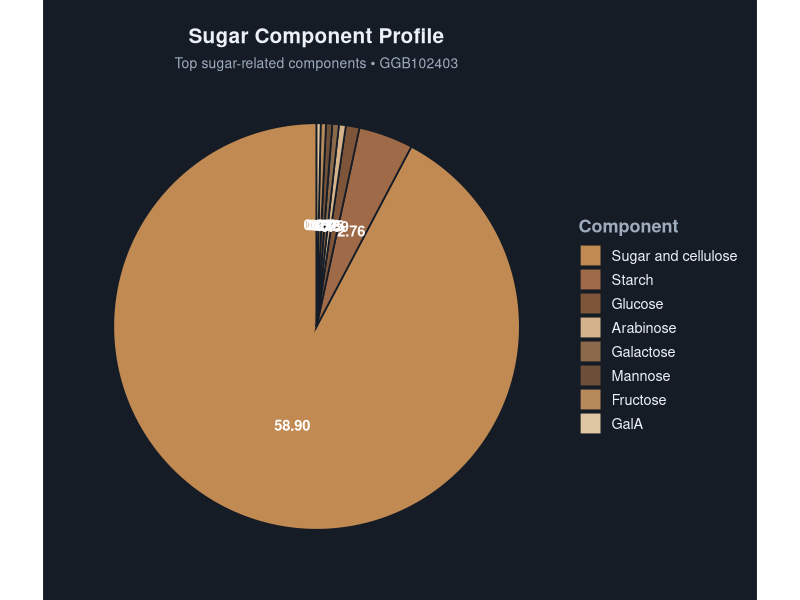
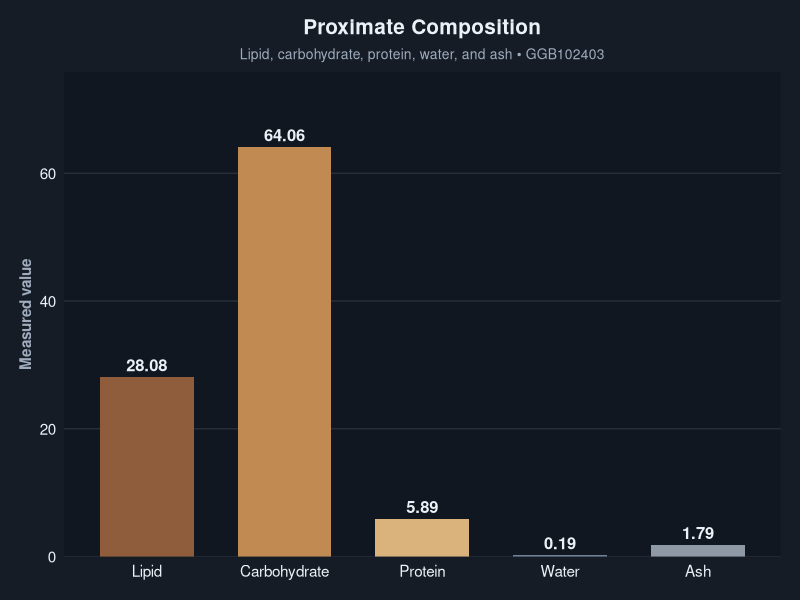
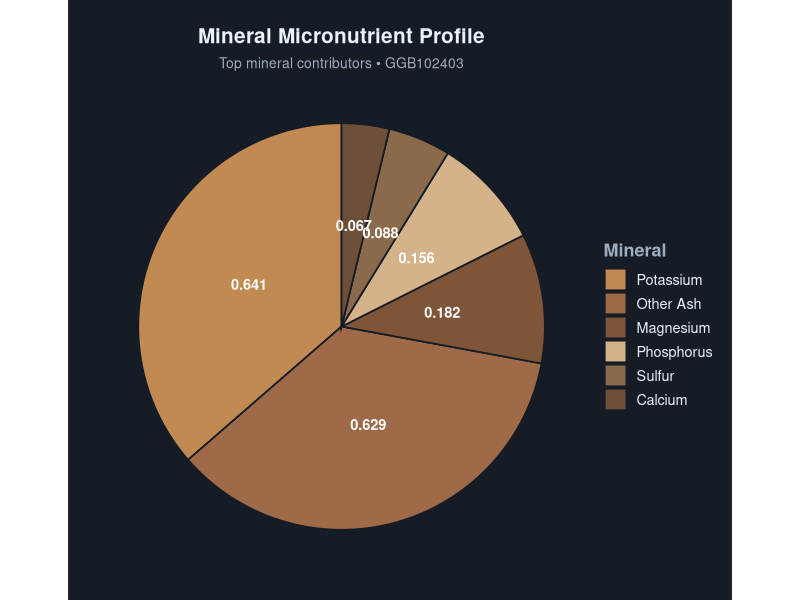

The R source for these figures, in order:
# =========================================================
# Chocolate Metabolomics Report Figures
# Sample selected: sample_id ending in 403
# Output:
#   plots/sugars_chart.png
#   plots/macronutrient_bar_chart.png
#   plots/micronutrient_chart.png
# =========================================================

# install.packages(c("ggplot2", "dplyr", "scales"))
library(ggplot2)
library(dplyr)
library(scales)

# -----------------------------
# 1) Load data
# -----------------------------
df <- read.delim(
  "chocolate_metabolomics.tsv",
  sep = "\t",
  check.names = FALSE,
  stringsAsFactors = FALSE
)

# Convert all numeric columns except sample_id
for (nm in names(df)) {
  if (nm != "sample_id") {
    df[[nm]] <- suppressWarnings(as.numeric(df[[nm]]))
  }
}

# -----------------------------
# 2) Select chocolate sample
# -----------------------------
chocolate <- df %>%
  filter(grepl("403$", sample_id))

if (nrow(chocolate) == 0) {
  stop("No sample_id ending in 403 was found.")
}
if (nrow(chocolate) > 1) {
  stop("More than one sample_id ends in 403. Please check the file.")
}

sample_id <- chocolate$sample_id[1]

dir.create("plots", showWarnings = FALSE)

# -----------------------------
# 3) Styling
# -----------------------------
bg_card  <- "#151c26"
panel_bg <- "#101720"
text_col <- "#ecf1f7"
muted    <- "#9eacbd"
accent   <- "#d9b27c"
grid_col <- "#2a3340"

pie_palette <- c(
  "#c08a52", "#9f6a47", "#7f5539", "#d5b38a",
  "#8a6a4a", "#6e4f38", "#b78a5b", "#e0c7a3"
)

macro_palette <- c(
  "Lipid" = "#8f5d3b",
  "Carbohydrate" = "#c08a52",
  "Protein" = "#d9b27c",
  "Water" = "#6f8196",
  "Ash" = "#8f99a6"
)

theme_dashboard <- function() {
  theme_minimal(base_size = 13) +
    theme(
      plot.background   = element_rect(fill = bg_card, color = NA),
      panel.background  = element_rect(fill = panel_bg, color = NA),
      legend.background = element_rect(fill = bg_card, color = NA),
      legend.key        = element_rect(fill = bg_card, color = NA),
      panel.grid.major.y = element_line(color = grid_col, linewidth = 0.4),
      panel.grid.major.x = element_blank(),
      panel.grid.minor   = element_blank(),
      axis.text          = element_text(color = text_col, size = 11),
      axis.title         = element_text(color = muted, face = "bold", size = 11),
      plot.title         = element_text(color = text_col, face = "bold", hjust = 0.5, size = 15),
      plot.subtitle      = element_text(color = muted, hjust = 0.5, size = 10),
      legend.title       = element_text(color = muted, face = "bold"),
      legend.text        = element_text(color = text_col),
      plot.margin        = margin(14, 14, 14, 14)
    )
}

theme_pie <- function() {
  theme_void(base_size = 13) +
    theme(
      plot.background   = element_rect(fill = bg_card, color = NA),
      legend.background = element_rect(fill = bg_card, color = NA),
      legend.key        = element_rect(fill = bg_card, color = NA),
      plot.title        = element_text(color = text_col, face = "bold", hjust = 0.5, size = 15),
      plot.subtitle     = element_text(color = muted, hjust = 0.5, size = 10),
      legend.title      = element_text(color = muted, face = "bold"),
      legend.text       = element_text(color = text_col),
      plot.margin       = margin(14, 14, 14, 14)
    )
}

# Helper to safely build a numeric vector from selected columns
extract_numeric_profile <- function(row_df, cols, label_name, value_name) {
  cols <- cols[cols %in% names(row_df)]
  out <- data.frame(
    label = cols,
    value = as.numeric(row_df[1, cols]),
    stringsAsFactors = FALSE
  )
  names(out) <- c(label_name, value_name)
  out %>%
    filter(!is.na(.data[[value_name]]), .data[[value_name]] > 0)
}

# -----------------------------
# 4) Sugar profile
# -----------------------------
sugar_cols <- c(
  "Allose", "Apiose", "Arabinose", "Fructose", "Fucose",
  "GalA", "Galactose", "GalN", "GalNAc", "GlcA", "GlcN", "GlcNAc",
  "Glucose", "Glycogen", "IdoA", "Mannose", "Rhamnose", "Ribose",
  "Starch", "Sugar and cellulose", "Xylose"
)

sugar_df <- extract_numeric_profile(
  chocolate,
  sugar_cols,
  label_name = "compound",
  value_name = "value"
) %>%
  arrange(desc(value))

# Top 8 for readability
sugar_plot_df <- sugar_df %>%
  slice_head(n = 8) %>%
  mutate(
    compound = factor(compound, levels = compound),
    label_text = number(value, accuracy = 0.01)
  )

p1 <- ggplot(sugar_plot_df, aes(x = "", y = value, fill = compound)) +
  geom_col(width = 1, color = bg_card, linewidth = 0.6) +
  coord_polar(theta = "y") +
  geom_text(
    aes(label = label_text),
    position = position_stack(vjust = 0.5),
    color = "white",
    size = 3.7,
    fontface = "bold"
  ) +
  scale_fill_manual(values = pie_palette[seq_len(nrow(sugar_plot_df))]) +
  labs(
    title = "Sugar Component Profile",
    subtitle = paste("Top sugar-related components •", sample_id),
    fill = "Component"
  ) +
  theme_pie()

ggsave(
  filename = "plots/sugars_chart.png",
  plot = p1,
  width = 8.4,
  height = 5.3,
  dpi = 180,
  bg = bg_card
)

# -----------------------------
# 5) Proximate composition
# -----------------------------
macro_cols <- c("Lipid", "Carbohydrate", "Protein", "Water", "Ash")

macro_df <- extract_numeric_profile(
  chocolate,
  macro_cols,
  label_name = "nutrient",
  value_name = "value"
) %>%
  mutate(
    nutrient = factor(nutrient, levels = macro_cols),
    label_text = number(value, accuracy = 0.01)
  )

p2 <- ggplot(macro_df, aes(x = nutrient, y = value, fill = nutrient)) +
  geom_col(width = 0.68, show.legend = FALSE) +
  geom_text(
    aes(label = label_text),
    vjust = -0.5,
    color = text_col,
    size = 4.2,
    fontface = "bold"
  ) +
  scale_fill_manual(values = macro_palette) +
  scale_y_continuous(
    labels = label_number(accuracy = 1),
    limits = c(0, max(macro_df$value, na.rm = TRUE) * 1.16),
    expand = expansion(mult = c(0, 0.02))
  ) +
  labs(
    title = "Proximate Composition",
    subtitle = paste("Lipid, carbohydrate, protein, water, and ash •", sample_id),
    x = NULL,
    y = "Measured value"
  ) +
  theme_dashboard()

ggsave(
  filename = "plots/macronutrient_bar_chart.png",
  plot = p2,
  width = 9.0,
  height = 5.4,
  dpi = 180,
  bg = bg_card
)

# -----------------------------
# 6) Mineral profile
# -----------------------------
mineral_cols <- c(
  "Calcium", "Iron", "Magnesium", "Phosphorus", "Potassium",
  "Sodium", "Zinc", "Copper", "Manganese", "Selenium", "Sulfur",
  "Boron", "Chromium", "Cobalt", "Molybdenum", "Nickel",
  "Other Ash", "Strontium", "Vanadium", "Lithium", "Barium",
  "Aluminum", "Arsenic", "Cadmium", "Lead", "Tungsten", "Beryllium"
)

mineral_df <- extract_numeric_profile(
  chocolate,
  mineral_cols,
  label_name = "mineral",
  value_name = "value"
) %>%
  arrange(desc(value))

# Top 6 keeps the pie legible
mineral_plot_df <- mineral_df %>%
  slice_head(n = 6) %>%
  mutate(
    mineral = factor(mineral, levels = mineral),
    label_text = number(value, accuracy = 0.001)
  )

p3 <- ggplot(mineral_plot_df, aes(x = "", y = value, fill = mineral)) +
  geom_col(width = 1, color = bg_card, linewidth = 0.6) +
  coord_polar(theta = "y") +
  geom_text(
    aes(label = label_text),
    position = position_stack(vjust = 0.5),
    color = "white",
    size = 3.7,
    fontface = "bold"
  ) +
  scale_fill_manual(values = pie_palette[seq_len(nrow(mineral_plot_df))]) +
  labs(
    title = "Mineral Micronutrient Profile",
    subtitle = paste("Top mineral contributors •", sample_id),
    fill = "Mineral"
  ) +
  theme_pie()

ggsave(
  filename = "plots/micronutrient_chart.png",
  plot = p3,
  width = 8.4,
  height = 5.3,
  dpi = 180,
  bg = bg_card
)

# -----------------------------
# 7) Console summary
# -----------------------------
cat("\nFigures created successfully for sample:", sample_id, "\n")
cat("Saved files:\n")
cat(" - plots/sugars_chart.png\n")
cat(" - plots/macronutrient_bar_chart.png\n")
cat(" - plots/micronutrient_chart.png\n\n")

cat("Top proximate values:\n")
print(macro_df[, c("nutrient", "value")], row.names = FALSE)
